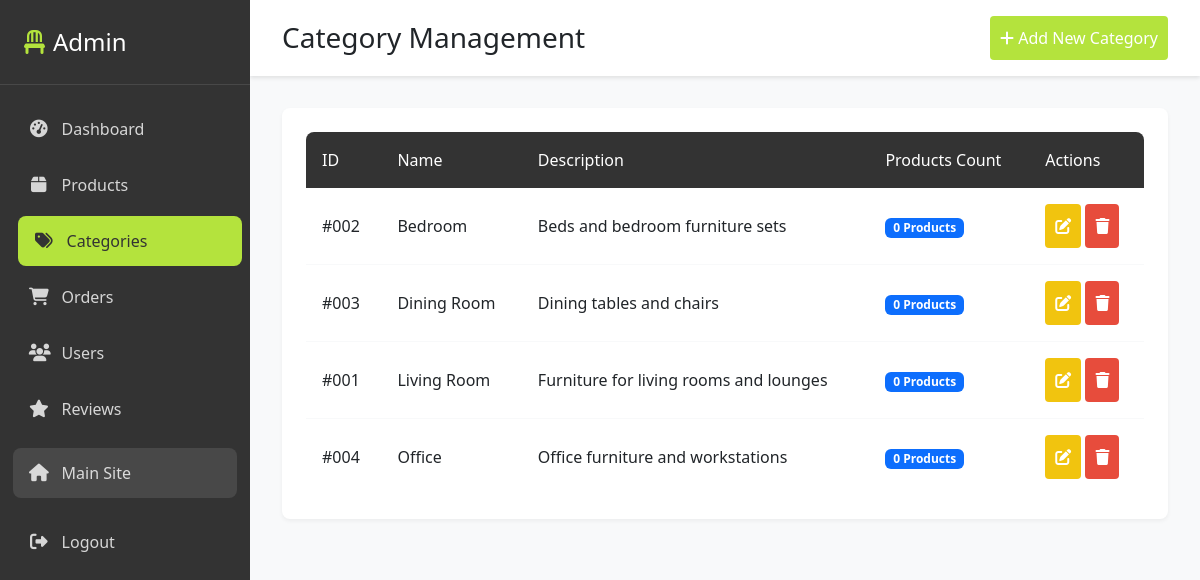
Screenshot of /admin/categories.php (signed in) with the database file from the repository.
### tables this page shows
CREATE TABLE categories (
    category_id INT PRIMARY KEY AUTO_INCREMENT,
    name VARCHAR(50) NOT NULL,
    description TEXT
);

### admin/handlers/category_handler.php (called while the page is built, shortened)
<?php
require_once __DIR__ . '/../../config/connection.php';
function getAllCategories()
{
    global $conn;
    try {
        $checkSql = "SELECT COUNT(*) FROM categories";
        $stmt = $conn->prepare($checkSql);
        $stmt->execute();
        $count = $stmt->fetchColumn();
        $sql = "SELECT
                    c.category_id,
                    c.name,
                    c.description,
                    COUNT(p.product_id) as product_count
                FROM categories c
                LEFT JOIN products p ON c.category_id = p.category_id
                GROUP BY c.category_id, c.name, c.description
                ORDER BY c.name ASC";
        $stmt = $conn->prepare($sql);
        $stmt->execute();
        $results = $stmt->fetchAll(PDO::FETCH_ASSOC);
        return ['status' => 'success', 'data' => $results];
    } catch (PDOException $e) {
        error_log('Error in getAllCategories: ' . $e->getMessage());
        return ['status' => 'error', 'message' => 'Error fetching categories: ' . $e->getMessage()];
    }
}

### admin/categories.php (the view, shortened to what this page needs)
<?php
require_once 'includes/auth_check.php';
require_once 'handlers/category_handler.php';
$categoriesResult = getAllCategories();
$categories = $categoriesResult['status'] === 'success' ? $categoriesResult['data'] : [];
?>
<!DOCTYPE html>
<html lang="en">
<head>
  <link
    href="https://cdn.jsdelivr.net/npm/bootstrap@5.3.0/dist/css/bootstrap.min.css"
    rel="stylesheet" />
  <link
    rel="stylesheet"
    href="https://cdnjs.cloudflare.com/ajax/libs/font-awesome/6.4.0/css/all.min.css" />
  <link rel="stylesheet" href="../assets/css/colors.css" />
  <link rel="stylesheet" href="../assets/css/admin/admin.css" />
</head>
<body>
  <div class="admin-wrapper">
    <?php include '../includes/admin-sidebar.php'; ?>
    <main class="admin-main">
      <header class="admin-header">
        <h1 class="h3 m-0">Category Management</h1>
        <button
          class="admin-btn admin-btn-primary btn-sm"
          data-bs-toggle="modal"
          data-bs-target="#addCategoryModal">
          <i class="fas fa-plus"></i> Add New Category
        </button>
      </header>
      <div class="admin-card mt-4">
        <div class="table-responsive">
          <table class="admin-table">
            <thead>
              <tr>
                <th>ID</th>
                <th>Name</th>
                <th>Description</th>
                <th>Products Count</th>
                <th>Actions</th>
              </tr>
            </thead>
            <tbody>
              <?php if (empty($categories)): ?>
                <tr>
                  <td colspan="6" class="text-center">No categories found</td>
                </tr>
              <?php else: ?>
                <?php foreach ($categories as $category): ?>
                  <tr>
                    <td>#<?php echo str_pad($category['category_id'], 3, '0', STR_PAD_LEFT); ?></td>
                    <td><?php echo htmlspecialchars($category['name']); ?></td>
                    <td><?php echo htmlspecialchars($category['description']); ?></td>
                    <td><span class="badge bg-primary"><?php echo $category['product_count']; ?> Products</span></td>
                    <td>
                      <button
                        class="admin-btn admin-btn-warning btn-sm edit-category"
                        data-bs-toggle="modal"
                        data-bs-target="#editCategoryModal" data-category='<?php echo htmlspecialchars(json_encode([
                                                                              'id' => $category['category_id'],
                                                                              'name' => $category['name'],
                                                                              'description' => $category['description']
                                                                            ])); ?>'>
                        <i class="fas fa-edit"></i>
                      </button>
                      <form action="handlers/category_handler.php" method="POST" style="display:inline;">
                        <button type="submit" class="admin-btn admin-btn-danger btn-sm"
                          onclick="return confirm('Are you sure you want to delete category: <?php echo htmlspecialchars($category['name']); ?>?');">
                          <i class="fas fa-trash"></i>
                        </button>
                      </form>
                    </td>
                  </tr>
                <?php endforeach; ?>
              <?php endif; ?>
            </tbody>
          </table>
        </div>
      </div>
    </main>
  </div>
</body>
</html>

### includes/admin-sidebar.php (shortened to what this page needs)
<nav class="admin-sidebar">
    <a class="navbar-brand" href="index.php">
        <i class="fas fa-chair"></i> Admin
    </a>
    <ul class="nav flex-column">
        <li class="nav-item">
            <a class="nav-link <?php echo (basename($_SERVER['PHP_SELF']) == 'index.php') ? 'active' : ''; ?>" href="index.php">
                <i class="fas fa-tachometer-alt"></i> Dashboard
            </a>
        </li>
        <li class="nav-item">
            <a class="nav-link <?php echo (basename($_SERVER['PHP_SELF']) == 'products.php') ? 'active' : ''; ?>" href="products.php">
                <i class="fas fa-box"></i> Products
            </a>
        </li>
        <li class="nav-item">
            <a class="nav-link <?php echo (basename($_SERVER['PHP_SELF']) == 'categories.php') ? 'active' : ''; ?>" href="categories.php">
                <i class="fas fa-tags"></i> Categories
            </a>
        </li>
        <li class="nav-item">
            <a class="nav-link <?php echo (basename($_SERVER['PHP_SELF']) == 'orders.php') ? 'active' : ''; ?>" href="orders.php">
                <i class="fas fa-shopping-cart"></i> Orders
            </a>
        </li>
        <li class="nav-item">
            <a class="nav-link <?php echo (basename($_SERVER['PHP_SELF']) == 'users.php') ? 'active' : ''; ?>" href="users.php">
                <i class="fas fa-users"></i> Users
            </a>
        </li>
        <li class="nav-item">
            <a class="nav-link <?php echo (basename($_SERVER['PHP_SELF']) == 'reviews.php') ? 'active' : ''; ?>" href="reviews.php">
                <i class="fas fa-star"></i> Reviews
            </a>
        </li>
        <li class="nav-item">
            <a class="nav-link" href="../index.php">
                <i class="fas fa-home"></i> Main Site
            </a>
        </li>
        <li class="nav-item mt-2">
            <form action="../includes/auth_handler.php" method="POST">
                <button type="submit" class="nav-link w-100 text-start border-0 bg-transparent">
                    <i class="fas fa-sign-out-alt"></i> Logout
                </button>
            </form>
        </li>
    </ul>
</nav>

### assets/css/colors.css (style rules this page uses)
:root { --primary-color: #333333; --secondary-color: #666666; --accent-color: #B4E33D; --text-color: #333333; --background-color: #FFFFFF; --footer-background: #F8F9FA; --card-background: #FFF8E7; --button-hover: #95BD32; }

### assets/css/admin/admin.css (style rules this page uses)
:root { --admin-primary: #333333; --admin-secondary: #666666; --admin-accent: #B4E33D; --admin-success: #95BD32; --admin-warning: #f1c40f; --admin-danger: #e74c3c; --admin-light: #F8F9FA; --admin-dark: #333333; }
a { text-decoration: none; }
.admin-wrapper { display: flex; min-height: 100vh; }
.admin-main { margin-left: 250px; flex: 1; min-height: 100vh; }
.admin-sidebar { width: 250px; background-color: var(--admin-primary); color: white; padding: 1.5rem 0; position: fixed; height: 100vh; overflow-y: auto; }
.admin-sidebar .navbar-brand { color: white; font-size: 1.5rem; padding: 0 1.5rem 1.5rem 1.5rem; margin-bottom: 1rem; display: flex; align-items: center; border-bottom: 1px solid rgba(255, 255, 255, 0.1); }
.admin-sidebar .navbar-brand i { margin-right: 0.5rem; color: var(--admin-accent); }
.admin-sidebar .nav-item { margin: 0.2rem 0.8rem; }
.admin-sidebar .nav-link, .admin-sidebar button.nav-link { color: rgba(255, 255, 255, 0.8); padding: 0.8rem 1rem; border-radius: 0.5rem; transition: all 0.2s ease; display: flex; align-items: center; font-weight: 500; }
.admin-sidebar .nav-link:hover, .admin-sidebar .nav-link.active, .admin-sidebar button.nav-link:hover { background-color: var(--admin-accent); color: var(--admin-primary); transform: translateX(5px); }
.admin-sidebar .nav-link i { margin-right: 0.8rem; width: 20px; text-align: center; font-size: 1.1rem; }
.admin-sidebar .nav-item:nth-last-child(-n+2) .nav-link, .admin-sidebar .nav-item:nth-last-child(-n+2) button.nav-link { background-color: rgba(255, 255, 255, 0.1); margin-top: 0.5rem; }
.admin-main { flex: 1; background-color: var(--admin-light); padding: 2rem; }
.admin-header { background-color: white; padding: 1rem 2rem; margin: -2rem -2rem 2rem; box-shadow: 0 2px 4px rgba(0,0,0,0.1); display: flex; justify-content: space-between; align-items: center; }
.admin-card { background: white; border-radius: 0.5rem; padding: 1.5rem; margin-bottom: 1.5rem; box-shadow: 0 2px 4px rgba(0,0,0,0.05); }
.admin-table { width: 100%; background: white; border-radius: 0.5rem; overflow: hidden; }
.admin-table th { background-color: var(--admin-primary); color: white; padding: 1rem; font-weight: 500; }
.admin-table td { padding: 1rem; border-bottom: 1px solid var(--admin-light); }
.admin-table tr:last-child td { border-bottom: none; }
.admin-btn { border-radius: 0.25rem; border: none; cursor: pointer; transition: all 0.3s ease; padding: 10px; }
.admin-btn-primary { background-color: var(--admin-accent); color: white; }
.admin-btn-warning { background-color: var(--admin-warning); color: white; }
.admin-btn-danger { background-color: var(--admin-danger); color: white; }

### rows the page displays
categories: category_id "002", name "Bedroom", description "Beds and bedroom furniture sets", product_count "0"
categories: category_id "003", name "Dining Room", description "Dining tables and chairs", product_count "0"
categories: category_id "001", name "Living Room", description "Furniture for living rooms and lounges", product_count "0"
categories: category_id "004", name "Office", description "Office furniture and workstations", product_count "0"
